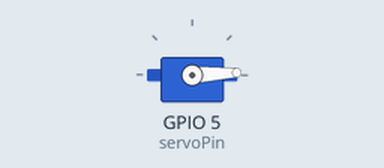
Bench run of a sketch on a simulated ESP32. Shown: servo.

Above: at 0.05 s.
At 0.7 s:
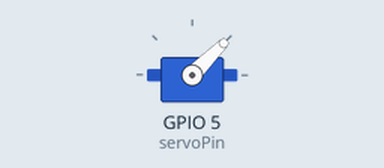
At 1.35 s:
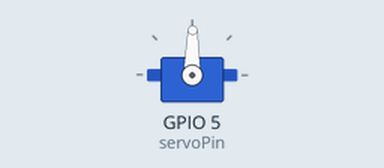
At 2.7 s:
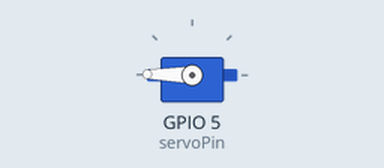
Timing chart, 0 to 6.2 s (numbered marks = the images above):
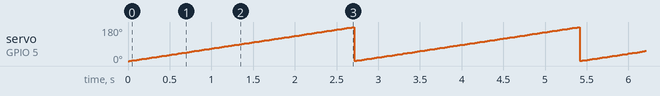

The sketch:

Servo_Motor.ino
```cpp
#include <Servo.h>  // 서보모터 헤더파일

Servo servo;      // 객체생성

int servoPin = 5;
int angle = 0;    // 서보모터 최초 각 = 0

void setup()
{
  servo.attach(servoPin);   // 서보모터 초기화
}

void loop()
{
  for(angle = 0; angle < 180; angle++)
  {
    servo.write(angle);  // 서보모터 각도 제어
    delay(15);
  }
}
```

Measured:
- by itself, servo on GPIO 5 (servoPin): ramps from 1° to 179° and jumps back, once every 2.7 s
